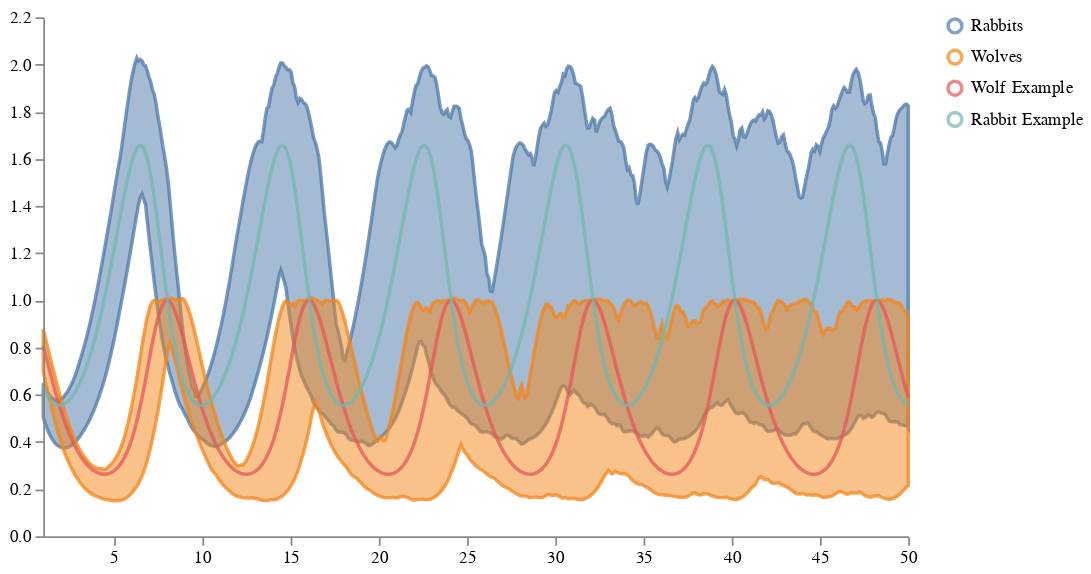

The code cell stored with this chart in its notebook:
### Code cell
ext_samples = deepcopy(prior_samples)
ext_samples["Wolf Example"] = prior_samples["Wolves_sol"][1]
ext_samples["Rabbit Example"] = prior_samples["Rabbits_sol"][1]
subset = ["Rabbits_sol", "Wolves_sol", "Rabbit Example", "Wolf Example"]
nice_labels={"Rabbits_sol": "Rabbits", "Wolves_sol": "Wolves"}
schema = vega.trajectories(ext_samples, 
                           tspan, 
                           subset=subset, 
                           relabel=nice_labels)
schema = vega.pad(schema, 5)
vega.save_schema(schema, "schema.json")
vega.ipy_display(schema)
#tracks = schema

### Figure 1 — Vega specification as saved in the notebook (floating-point values rounded to 4 significant figures; data arrays with more than 128 entries replaced by an {"elided": "..."} marker saying what was removed)
{"$schema": "https://vega.github.io/schema/vega/v5.json", "axes": [{"orient": "bottom", "scale": "xscale", "zindex": 100}, {"orient": "left", "scale": "yscale", "zindex": 100}], "data": [{"name": "distributions", "values": {"elided": "1000 records"}}, {"name": "tracks", "values": {"elided": "1000 records"}}, {"name": "points", "values": []}, {"name": "selected", "on": [{"remove": true, "trigger": "clear"}, {"remove": true, "trigger": "!shift"}, {"insert": "clicked", "trigger": "!shift && clicked"}, {"toggle": "clicked", "trigger": "shift && clicked"}]}], "height": 300, "legends": [{"encode": {"labels": {"interactive": true, "name": "legendLabel", "update": {"opacity": [{"test": "!length(data('selected')) || indata('selected', 'value', datum.value)", "value": 1}, {"value": 0.25}]}}, "symbols": {"interactive": true, "name": "legendSymbol", "update": {"fill": {"value": "transparent"}, "opacity": [{"test": "!length(data('selected')) || indata('selected', 'value', datum.value)", "value": 0.7}, {"value": 0.15}], "size": {"value": 64}, "strokeWidth": {"value": 2}}}}, "stroke": "color"}], "marks": [{"from": {"facet": {"data": "points", "groupby": "trajectory", "name": "points_split"}}, "marks": [{"encode": {"hover": {"fillOpacity": {"value": 0.9}}, "update": {"fill": {"field": "trajectory", "scale": "color"}, "fillOpacity": [{"test": "!length(data('selected')) || indata('selected', 'value', datum.trajectory)", "value": 0.5}, {"value": 0.15}], "stroke": {"field": "trajectory", "scale": "color"}, "strokeOpacity": [{"test": "!length(data('selected')) || indata('selected', 'value', datum.trajectory)", "value": 0.75}, {"value": 0.15}], "strokeWidth": {"value": 2}, "x": {"field": "time", "scale": "xscale"}, "y": {"field": "value", "scale": "yscale"}}}, "from": {"data": "points"}, "name": "_points", "type": "symbol", "zindex": 3}, {"encode": {"hover": {"fillOpacity": {"value": 0.9}}, "update": {"interpolate": {"value": "linear"}, "stroke": {"field": "trajectory", "scale": "color"}, "strokeOpacity": [{"test": "!length(data('selected')) || indata('selected', 'value', datum.trajectory)", "value": 0.3}, {"value": 0.1}], "strokeWidth": {"value": 2}, "x": {"field": "time", "scale": "xscale"}, "y": {"field": "value", "scale": "yscale"}}}, "from": {"data": "points"}, "name": "_points_line", "type": "line", "zindex": 3}], "type": "group", "zindex": 3}, {"from": {"facet": {"data": "tracks", "groupby": "trajectory", "name": "track_split"}}, "marks": [{"encode": {"hover": {"fillOpacity": {"value": 0.9}}, "update": {"interpolate": {"value": "linear"}, "stroke": {"field": "trajectory", "scale": "color"}, "strokeOpacity": [{"test": "!length(data('selected')) || indata('selected', 'value', datum.trajectory)", "value": 0.75}, {"value": 0.15}], "strokeWidth": {"value": 2}, "x": {"field": "time", "scale": "xscale"}, "y": {"field": "value", "scale": "yscale"}}}, "from": {"data": "track_split"}, "name": "_tracks", "type": "line"}], "name": "_tracks", "type": "group", "zindex": 2}, {"from": {"facet": {"data": "distributions", "groupby": "trajectory", "name": "trajectory_split"}}, "marks": [{"encode": {"hover": {"fillOpacity": {"value": 0.9}}, "update": {"fill": {"field": "trajectory", "scale": "color"}, "fillOpacity": [{"test": "!length(data('selected')) || indata('selected', 'value', datum.trajectory)", "value": 0.5}, {"value": 0.15}], "interpolate": {"value": "linear"}, "stroke": {"field": "trajectory", "scale": "color"}, "strokeOpacity": [{"test": "!length(data('selected')) || indata('selected', 'value', datum.trajectory)", "value": 0.75}, {"value": 0.15}], "strokeWidth": {"value": 2}, "x": {"field": "time", "scale": "xscale"}, "y": {"field": "upper", "scale": "yscale"}, "y2": {"field": "lower", "scale": "yscale"}}}, "from": {"data": "trajectory_split"}, "type": "area"}], "name": "_distributions", "type": "group", "zindex": 1}], "padding": 5, "scales": [{"domain": {"fields": [{"data": "distributions", "field": "time"}, {"data": "tracks", "field": "time"}, {"data": "points", "field": "time"}]}, "name": "xscale", "range": "width", "type": "linear", "zero": false}, {"domain": {"fields": [{"data": "distributions", "field": "lower"}, {"data": "distributions", "field": "upper"}, {"data": "tracks", "field": "value"}, {"data": "points", "field": "value"}]}, "name": "yscale", "nice": true, "range": "height", "type": "linear", "zero": true}, {"domain": {"fields": [{"data": "distributions", "field": "trajectory"}, {"data": "tracks", "field": "trajectory"}, {"data": "points", "field": "trajectory"}]}, "name": "color", "range": "category", "type": "ordinal"}], "signals": [{"name": "clear", "on": [{"events": "mouseup[!event.item]", "force": true, "update": "true"}], "value": true}, {"name": "shift", "on": [{"events": "@legendSymbol:click, @legendLabel:click", "force": true, "update": "event.shiftKey"}], "value": false}, {"name": "clicked", "on": [{"events": "@legendSymbol:click, @legendLabel:click", "force": true, "update": "{value: datum.value}"}], "value": null}], "width": 500}
